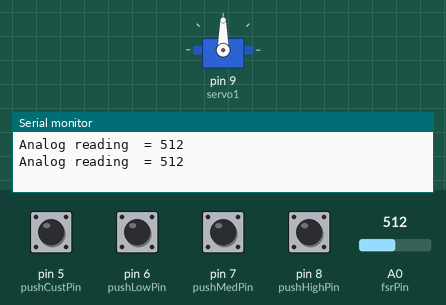
Bench run of a sketch on a simulated Arduino Uno, built with avr-gcc and run on an emulated ATmega328P. Parts: servo, the last lines printed to the serial monitor. The test bench sets the inputs (shaded band); at power-on: pin 5 (pushCustPin), pin 6 (pushLowPin), pin 7 (pushMedPin), pin 8 (pushHighPin) LOW, A0 (fsrPin) = 512.

Above: at 1.8 s.
1.9 s: pin 5 (pushCustPin) pulled HIGH for 1.2 s
At 4.5 s:
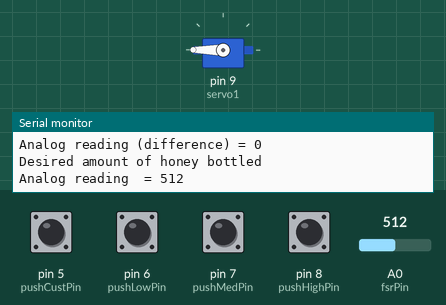
5.6 s: pin 6 (pushLowPin) pulled HIGH for 1.2 s
At 8.0 s:
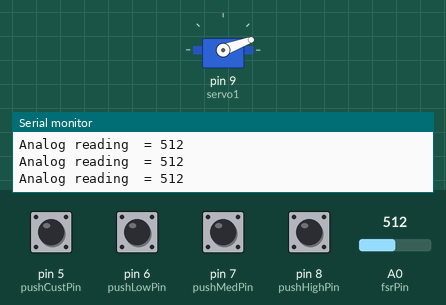
8.6 s: A0 (fsrPin) set to 604
11.3 s: A0 (fsrPin) set to 626
At 13.9 s:
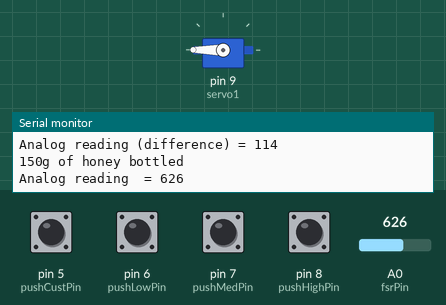
14.6 s: pin 7 (pushMedPin) pulled HIGH for 1.2 s
At 17.5 s:
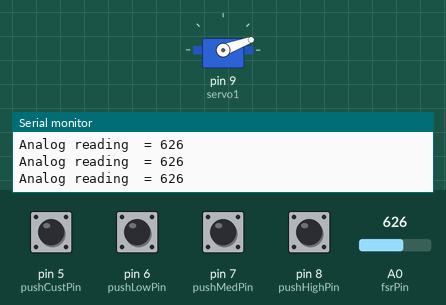
Timing chart, 0 to 18.6 s (numbered marks = the images above; inputs shaded):
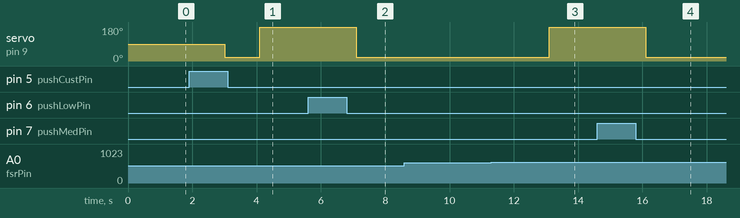

Measured:
- the behaviour switches between 611 and 612 on A0 (fsrPin) (found by bisection; images 2 and 3)
- after the input at 1.9 s, servo on pin 9 (servo1): 90° → 20° after 1.1 s, → 180° 1.1 s later
- after the input at 5.6 s, servo on pin 9 (servo1): 180° → 20° after 1.5 s
- after the input at 11.3 s, servo on pin 9 (servo1): 20° → 180° after 1.8 s
- after the input at 14.6 s, servo on pin 9 (servo1): 180° → 20° after 1.5 s

The sketch:

Honey_Bottling_Machine.ino
```cpp
//
//  Honey_Bottling_Machine.ino
//  Description: Complete code for Liquid Gold Rush, an automatic honey bottling
//               machine for Urban Toronto Beekeepers
//  Created by Maliha Islam on 2016-04-04.
//

#include <Servo.h>

Servo servo1;
int pos = 50;

int fsrPin = 0;     // the FSR and 10K pulldown are connected to a0
int fsrReading;     // the analog reading from the FSR resistor divider
int forceInit;
int forceCurr;
int forceDiff;

const int pushLowPin = 6;   // choose the input pin (for a pushbutton)
const int pushMedPin = 7;
const int pushHighPin = 8;
const int pushCustPin = 5;
int pushLowState = 0;     // variable for reading the pin status
int pushMedState = 0;
int pushHighState = 0;
int pushCustState = 0;


void setup(void) {
  Serial.begin(9600);
  servo1.attach(9);  // pin the servo is connected to
  pinMode(pushLowPin, INPUT);
  pinMode(pushMedPin, INPUT);
  pinMode(pushHighPin, INPUT);
  pinMode(pushCustPin, INPUT);
}

void loop(void) {
  pushLowState = digitalRead(pushLowPin); //read the state of the pushbutton value
  pushMedState = digitalRead(pushMedPin);
  pushHighState = digitalRead(pushHighPin);
  pushCustState = digitalRead(pushCustPin);
  fsrReading = analogRead(fsrPin);

  Serial.print("Analog reading  = ");
  Serial.println(fsrReading);
 delay(1000);

  if (pushLowState == HIGH){ //if button is pressed (HIGH)
    forceInit = analogRead(fsrPin);
    servo1.write(20); //open valve
    forceCurr = analogRead(fsrPin);
    forceDiff = forceCurr - forceInit;
    while (forceDiff < 100){
      Serial.print("Analog reading  = ");
      Serial.println(analogRead(fsrPin));
      delay(1000);
      forceCurr = analogRead(fsrPin);
      forceDiff = forceCurr - forceInit;
    }
    Serial.print("Analog reading (difference) = ");
    Serial.println(forceDiff);     // the raw analog reading
    delay(1000);
    servo1.write(180);
    Serial.println("150g of honey bottled");
  }

  else if (pushMedState == HIGH){
    forceInit = analogRead(fsrPin);
    servo1.write(20); //open valve
    forceCurr = analogRead(fsrPin);
    forceDiff = forceCurr - forceInit;
    while (forceDiff < 50){
      Serial.print("Analog reading  = ");
      Serial.println(analogRead(fsrPin));
      delay(1000);
      forceCurr = analogRead(fsrPin);
      forceDiff = forceCurr - forceInit;
    }
    Serial.print("Analog reading (difference) = ");
    Serial.println(forceDiff);     // the raw analog reading
    delay(1000);
    servo1.write(180);
    Serial.println("250g of honey bottled");
  }

  else if (pushHighState == HIGH){
    forceInit = analogRead(fsrPin);
    servo1.write(20); //open valve
    forceCurr = analogRead(fsrPin);
    forceDiff = forceCurr - forceInit;
    Serial.print("Analog reading  = ");
    Serial.println(analogRead(fsrPin));
    while (forceDiff < 500){
      Serial.print("Analog reading  = ");
      Serial.println(analogRead(fsrPin));
      delay(1000);
      forceCurr = analogRead(fsrPin);
      forceDiff = forceCurr - forceInit;
    }
    Serial.print("Analog reading (difference) = ");
    Serial.println(forceDiff);     // the raw analog reading
    delay(1000);
    servo1.write(180);
    Serial.println("500g of honey bottled");
  }

  if (pushCustState == HIGH){
    forceInit = analogRead(fsrPin);
    servo1.write(20); //open valve
    pushCustState = digitalRead(pushCustPin);
    while (pushCustState == HIGH){
      pushCustState = digitalRead(pushCustPin);
      forceCurr = analogRead(fsrPin);
      forceDiff = forceCurr-forceInit;
    }
    Serial.print("Analog reading (difference) = ");
    Serial.println(forceDiff);     // the raw analog reading
    delay(1000);
    servo1.write(180);
    Serial.println("Desired amount of honey bottled");
  }

}
```
